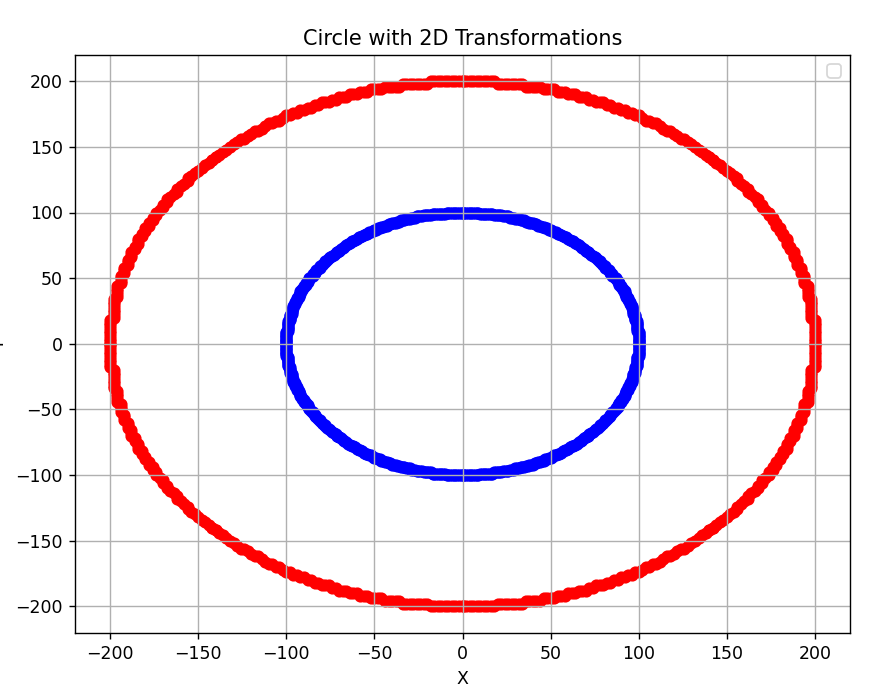

Source code (Python):
#circle transformation
import numpy as np
import matplotlib.pyplot as plt

def circle(r, xc, yc):
    x =0
    y =r
    p =1-r
    xes =[]
    yes =[]
    def plot(x,y,xc,yc):
        xes.extend([x+ xc, -x+ xc, x+ xc, -x+ xc, y+ xc, -y+ xc, y+ xc, -y+ xc])
        yes.extend([y+ yc, y+ yc, -y+ yc, -y+ yc, x+ yc, -x+ yc, -x+ yc, x+ yc])
    plot(x,y,xc,yc)
    while x<y:
        x+=1
        if p<0:
            p =p+2*x+1
        else:
            y-=1
            p = p+2*(x-y)+1
        plot(x,y,xc,yc)
    return xes, yes

def apply_2d_transformation(xes, yes, transformation_matrix):
    points = np.vstack([xes, yes, np.ones_like(xes)])
    transformed_points = transformation_matrix @ points
    return transformed_points[0], transformed_points[1]

def plot_line_with_transformations(r, xc, yc):
    xes, yes = circle(r, xc, yc)
    scaling_matrix = np.array([[2, 0, 0],[0, 2, 0],[0, 0, 1]])
    translation_matrix = np.array([[1, 0, xc],[0, 1, yc],[0, 0, 1]])
    translation = np.array([[1, 0, -xc],[0, 1, -yc],[0, 0, 1]])

    composite_matrix =translation_matrix @ scaling_matrix @ translation
    
    x_transformed, y_transformed = apply_2d_transformation(xes, yes, composite_matrix)

    plt.figure(figsize=(8, 6))
    plt.scatter(xes, yes, color='blue')
    plt.scatter(x_transformed, y_transformed, color='red')

    plt.title("Circle with 2D Transformations")
    plt.xlabel("X")
    plt.ylabel("Y")
    plt.legend()
    plt.grid(True)
    plt.show()

plot_line_with_transformations(100, 0, 0)
